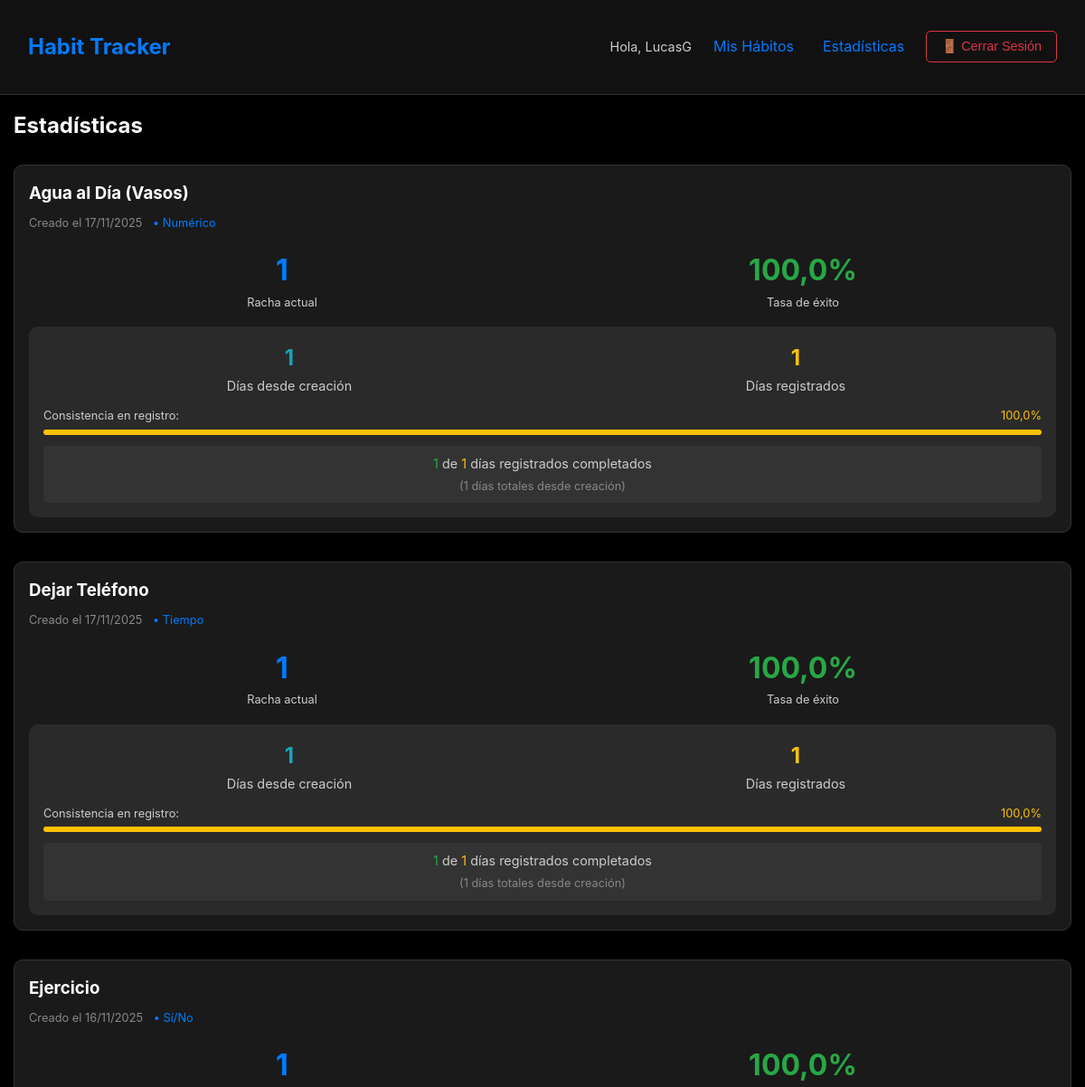
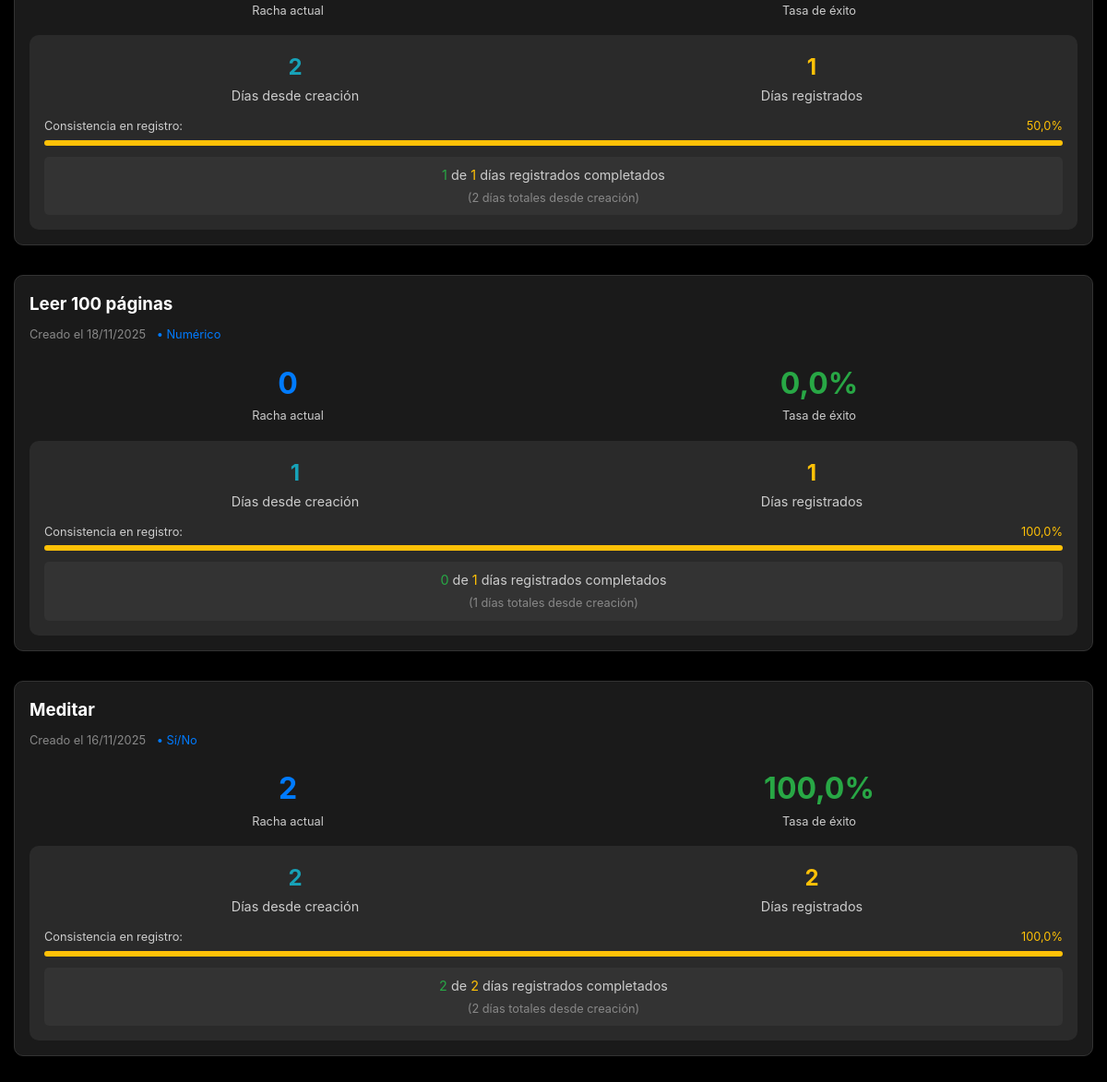
Screenshot of /statistics/ (signed in) with the database file from the repository (2 pictures, top to bottom).
### habit_tracker/habits/models.py (models this page shows, shortened)
class Habit(models.Model):
    GOAL_TYPES = [
        ('boolean', 'Sí/No'),
        ('numeric', 'Numérico'),
        ('time', 'Tiempo'),
    ]
    user = models.ForeignKey(User, on_delete=models.CASCADE)
    name = models.CharField(max_length=200)
    goal_type = models.CharField(max_length=10, choices=GOAL_TYPES, default='boolean')
    target = models.FloatField(default=1.0)
    created_at = models.DateTimeField(auto_now_add=True)
    timer_state = models.CharField(max_length=20, default='stopped')  # stopped, running, paused
    timer_started_at = models.DateTimeField(null=True, blank=True)
    accumulated_time = models.FloatField(default=0.0)  # tiempo acumulado en segundos
    last_paused_at = models.DateTimeField(null=True, blank=True)
    def formatted_created_at(self):
        return self.created_at.strftime("%d/%m/%Y")
    @property
    def current_streak(self):
        logs_manager = self.habitlog_set  # relacionado estándar
        if logs_manager is None:
            return 0
        def get_log_for(day):
            return logs_manager.filter(date=day).order_by('-id').first()
        count = 0
        today = timezone.localdate()
        if not logs_manager.filter(date=today).exists():
            current_day = today - timedelta(days=1)
        else:
            current_day = today
        while True:
            log = get_log_for(current_day)
            if not log:
                break
            if getattr(log, 'excluded', False):
                current_day -= timedelta(days=1)
                continue
            try:
                value = float(getattr(log, 'value', 0) or 0)
            except Exception:
                value = 0
            if self.goal_type == 'boolean':
                completed = value >= 1
            else:
                try:
                    target = float(self.target or 0)
                except Exception:
                    target = 0
                completed = value >= target
            if completed:
                count += 1
                current_day -= timedelta(days=1)
                continue
            break
        return count

### habit_tracker/habits/views.py (the view)
# urls.py: path('statistics/', views.statistics, name='statistics'),
@login_required
def statistics(request):
    stats = []
    today = timezone.localdate()
    for h in Habit.objects.filter(user=request.user).order_by('name'):
        created_date = timezone.localtime(h.created_at).date()
        dias_desde_creacion = (today - created_date).days + 1
        if dias_desde_creacion < 1:
            dias_desde_creacion = 1  # Mínimo 1 día
        logs = HabitLog.objects.filter(habit=h, date__lte=today)  # ¡FILTRO IMPORTANTE!
        total_registros = logs.values('date').distinct().count()
        if h.goal_type == 'boolean':
            completados = logs.filter(value__gte=1, excluded=False).count()
        else:
            completados = logs.filter(value__gte=h.target, excluded=False).count()
        tasa_exito = (completados / total_registros * 100) if total_registros > 0 else 0
        tasa_registro = (total_registros / dias_desde_creacion * 100) if dias_desde_creacion > 0 else 0
        tasa_exito = min(tasa_exito, 100)
        tasa_registro = min(tasa_registro, 100)
        stats.append({
            'habit': h,
            'dias_desde_creacion': dias_desde_creacion,
            'total_registros': total_registros,
            'completados': completados,
            'tasa_exito': round(tasa_exito, 1),
            'tasa_registro': round(tasa_registro, 1),
            'current_streak': h.current_streak,
        })
    return render(request, 'habits/statistics.html', {'stats': stats})

### habit_tracker/templates/habits/statistics.html (shortened to what this page needs)
{% extends 'base.html' %}
{% block content %}
<h2 style="margin-bottom: 1.5rem;">Estadísticas</h2>
<div class="habit-grid">
    {% for stat in stats %}
    <div class="card">
        <h3 style="margin-bottom: 0.5rem;">{{ stat.habit.name }}</h3>
        <div style="font-size: 0.8rem; color: #888; margin-bottom: 1rem;">
            Creado el {{ stat.habit.formatted_created_at }}
            <span style="color: #007bff; margin-left: 0.5rem;">•</span>
            <span style="color: #007bff;">{{ stat.habit.get_goal_type_display }}</span>
        </div>
        <div style="display: grid; grid-template-columns: 1fr 1fr; gap: 1rem; margin: 1rem 0;">
            <div style="text-align: center;">
                <div style="font-size: 2rem; font-weight: bold; color: #007bff;">
                    {{ stat.current_streak }}
                </div>
                <div style="font-size: 0.8rem; color: #ccc;">Racha actual</div>
            </div>
            <div style="text-align: center;">
                <div style="font-size: 2rem; font-weight: bold; color: #28a745;">
                    {{ stat.tasa_exito }}%
                </div>
                <div style="font-size: 0.8rem; color: #ccc;">Tasa de éxito</div>
            </div>
        </div>
        <div style="background-color: #2a2a2a; border-radius: 10px; padding: 1rem; margin-top: 0.5rem;">
            <div style="display: grid; grid-template-columns: 1fr 1fr; gap: 1rem; font-size: 0.9rem;">
                <div style="text-align: center;">
                    <div style="font-size: 1.5rem; font-weight: bold; color: #17a2b8;">
                        {{ stat.dias_desde_creacion }}
                    </div>
                    <div style="color: #ccc;">Días desde creación</div>
                </div>
                <div style="text-align: center;">
                    <div style="font-size: 1.5rem; font-weight: bold; color: #ffc107;">
                        {{ stat.total_registros }}
                    </div>
                    <div style="color: #ccc;">Días registrados</div>
                </div>
            </div>
            <div style="margin-top: 0.75rem;">
                <div style="display: flex; justify-content: space-between; font-size: 0.8rem; margin-bottom: 0.25rem;">
                    <span style="color: #ccc;">Consistencia en registro:</span>
                    <span style="color: #ffc107;">{{ stat.tasa_registro }}%</span>
                </div>
                <div style="background: #333; border-radius: 4px; height: 6px; overflow: hidden;">
                    <div style="height: 100%; background: #ffc107; width: {{ stat.tasa_registro }}%;
                                transition: width 0.3s ease;"></div>
                </div>
            </div>
            <div style="margin-top: 0.75rem; padding: 0.5rem; background: #333; border-radius: 5px; text-align: center;">
                <div style="font-size: 0.9rem; color: #ccc;">
                    <span style="color: #28a745;">{{ stat.completados }}</span> de
                    <span style="color: #ffc107;">{{ stat.total_registros }}</span> días registrados completados
                </div>
                <div style="font-size: 0.8rem; color: #888; margin-top: 0.25rem;">
                    ({{ stat.dias_desde_creacion }} días totales desde creación)
                </div>
            </div>
        </div>
    </div>
    {% empty %}
    <div class="card" style="text-align: center; padding: 2rem;">
        <h3>No hay estadísticas disponibles</h3>
        <p style="margin: 1rem 0; color: #ccc;">Comienza registrando tus hábitos</p>
        <a href="{% url 'habit_create' %}" class="btn">Crear Hábito</a>
    </div>
    {% endfor %}
</div>
{% endblock %}

### habit_tracker/templates/base.html (shortened to what this page needs)
<!DOCTYPE html>
{% load static %}
<html lang="es">
<head>
</head>
<body>
    <div class="header">
        <div class="container">
            <div class="nav">
                <div class="brand">Habit Tracker</div>
                <div class="nav-menu" id="navMenu">
                    {% if user.is_authenticated %}
                        <div class="user-info">
                            <span class="username">Hola, {{ user.username }}</span>
                            <a href="{% url 'habit_list' %}">Mis Hábitos</a>
                            <a href="{% url 'statistics' %}">Estadísticas</a>
                            <form method="post" action="{% url 'logout' %}">
                                <button type="submit" class="logout-btn">🚪 Cerrar Sesión</button>
                            </form>
                        </div>
                    {% else %}
                        <a href="{% url 'login' %}">Ingresar</a>
                        <a href="{% url 'register' %}">Registrarse</a>
                    {% endif %}
                </div>
            </div>
        </div>
    </div>
    <div class="container">
        {% block content %}
        {% endblock %}
    </div>
</body>
</html>

### habit_tracker/templates/base.html (style rules this page uses)
* { margin: 0; padding: 0; box-sizing: border-box; }
body { background-color: #000; color: #fff; font-family: -apple-system, BlinkMacSystemFont, 'Segoe UI', Roboto, sans-serif; line-height: 1.6; min-height: 100vh; }
.container { max-width: 100%; padding: 15px; margin: 0 auto; }
.header { background-color: #111; padding: 1rem; border-bottom: 1px solid #333; position: sticky; top: 0; z-index: 1000; }
.nav { display: flex; justify-content: space-between; align-items: center; position: relative; }
.brand { font-size: 1.5rem; font-weight: bold; color: #007bff; z-index: 1001; }
.nav-menu { display: flex; gap: 1rem; align-items: center; }
.nav-menu a { color: #007bff; text-decoration: none; padding: 0.5rem; transition: color 0.3s ease; }
.logout-btn { background: transparent; border: 1px solid #dc3545; color: #dc3545; padding: 0.5rem 1rem; border-radius: 5px; cursor: pointer; font-size: 0.9rem; transition: all 0.3s ease; }
.user-info { display: flex; align-items: center; gap: 1rem; }
.username { color: #ccc; font-size: 0.9rem; }
.card { background-color: #1a1a1a; border-radius: 10px; padding: 1rem; margin-bottom: 1rem; border: 1px solid #333; }
.habit-grid { display: grid; gap: 1rem; }

### habit_tracker/templates/habits/statistics.html (style rules this page uses)
.habit-grid .card { transition: transform 0.2s ease; }

### rows the page displays
Habit: habit.name "Agua al Día (Vasos)", habit.formatted_created_at "17/11/2025", habit.goal_type "Numérico", current_streak "1", tasa_exito "100,0", dias_desde_creacion "1", total_registros "1", tasa_registro "100,0", completados "1"
Habit: habit.name "Dejar Teléfono", habit.formatted_created_at "17/11/2025", habit.goal_type "Tiempo", current_streak "1", tasa_exito "100,0", dias_desde_creacion "1", total_registros "1", tasa_registro "100,0", completados "1"
Habit: habit.name "Ejercicio", habit.formatted_created_at "16/11/2025", habit.goal_type "Sí/No", current_streak "1", tasa_exito "100,0", dias_desde_creacion "2", total_registros "1", tasa_registro "50,0", completados "1"
Habit: habit.name "Leer 100 páginas", habit.formatted_created_at "18/11/2025", habit.goal_type "Numérico", current_streak "0", tasa_exito "0,0", dias_desde_creacion "1", total_registros "1", tasa_registro "100,0", completados "0"
Habit: habit.name "Meditar", habit.formatted_created_at "16/11/2025", habit.goal_type "Sí/No", current_streak "2", tasa_exito "100,0", dias_desde_creacion "2", total_registros "2", tasa_registro "100,0", completados "2"

### other values shown
{{ user.username }} "LucasG"
